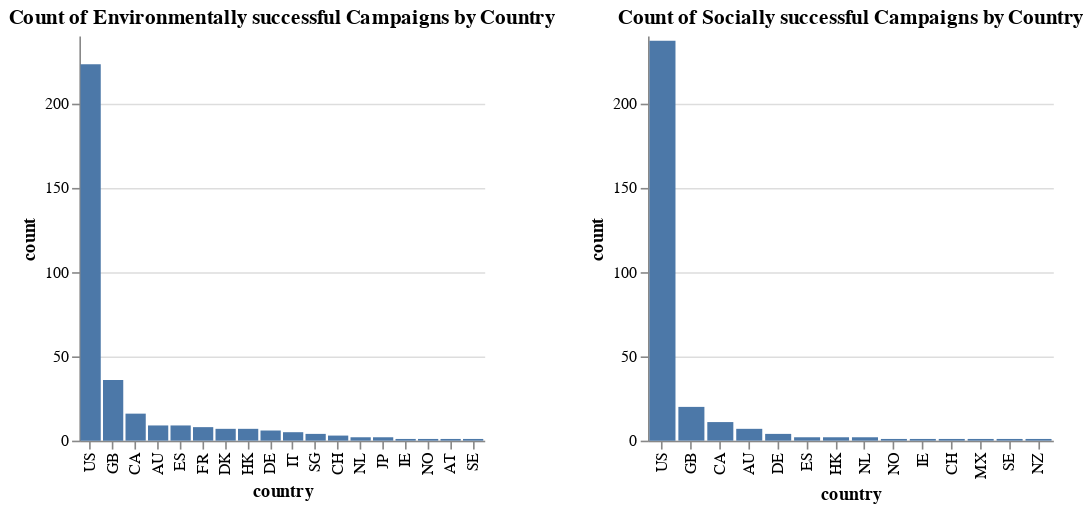

Notebook code cell kept with this figure:
### Code cell
#Environmental relevance
# Step 1: Filter for successful campaigns (assuming 'is_success' indicates success)
df_successful_envt = df_envt[df_envt['is_success'] != 'fail'] 

# Step 2 & 3: Get value counts and reset index to make it a DataFrame
country_counts_envt = df_successful_envt['country'].value_counts().reset_index()
country_counts_envt.columns = ['country', 'count']  # Renaming columns for clarity

chart_envt = alt.Chart(country_counts_envt).mark_bar().encode(
    x=alt.X('country:N', sort='-y'),  # Sort countries based on the count, in descending order
    y=alt.Y('count:Q'),
    tooltip=['country', 'count']
).properties(
    width=250,
    height=250,
    title='Count of Environmentally successful Campaigns by Country'
)

#Social relevance
# Step 1: Filter for successful campaigns (assuming 'is_success' indicates success)
df_successful_social= df_social[df_social['is_success'] != 'fail'] 

# Step 2 & 3: Get value counts and reset index to make it a DataFrame
country_counts_social = df_successful_social['country'].value_counts().reset_index()
country_counts_social.columns = ['country', 'count']  # Renaming columns for clarity

chart_social = alt.Chart(country_counts_social).mark_bar().encode(
    x=alt.X('country:N', sort='-y'),  # Sort countries based on the count, in descending order
    y=alt.Y('count:Q'),
    tooltip=['country', 'count']
).properties(
    width=250,
    height=250,
    title='Count of Socially successful Campaigns by Country'
)


combined_charts = alt.hconcat(chart_envt, chart_social).configure_view(
    strokeWidth=0
)
combined_charts

### Figure 1 — Vega-Lite specification as saved in the notebook (floating-point values rounded to 4 significant figures)
{"config": {"view": {"continuousWidth": 300, "continuousHeight": 300, "strokeWidth": 0}}, "hconcat": [{"data": {"name": "data-5c644657d7f6c6ed3ba7feafc367334b"}, "mark": {"type": "bar"}, "encoding": {"tooltip": [{"field": "country", "type": "nominal"}, {"field": "count", "type": "quantitative"}], "x": {"field": "country", "sort": "-y", "type": "nominal"}, "y": {"field": "count", "type": "quantitative"}}, "height": 250, "title": "Count of Environmentally successful Campaigns by Country", "width": 250}, {"data": {"name": "data-f17a852d5a250825d9e87a7c30d51d49"}, "mark": {"type": "bar"}, "encoding": {"tooltip": [{"field": "country", "type": "nominal"}, {"field": "count", "type": "quantitative"}], "x": {"field": "country", "sort": "-y", "type": "nominal"}, "y": {"field": "count", "type": "quantitative"}}, "height": 250, "title": "Count of Socially successful Campaigns by Country", "width": 250}], "$schema": "https://vega.github.io/schema/vega-lite/v5.17.0.json", "datasets": {"data-5c644657d7f6c6ed3ba7feafc367334b": [{"country": "US", "count": 223}, {"country": "GB", "count": 36}, {"country": "CA", "count": 16}, {"country": "AU", "count": 9}, {"country": "ES", "count": 9}, {"country": "FR", "count": 8}, {"country": "DK", "count": 7}, {"country": "HK", "count": 7}, {"country": "DE", "count": 6}, {"country": "IT", "count": 5}, {"country": "SG", "count": 4}, {"country": "CH", "count": 3}, {"country": "NL", "count": 2}, {"country": "JP", "count": 2}, {"country": "IE", "count": 1}, {"country": "NO", "count": 1}, {"country": "AT", "count": 1}, {"country": "SE", "count": 1}], "data-f17a852d5a250825d9e87a7c30d51d49": [{"country": "US", "count": 237}, {"country": "GB", "count": 20}, {"country": "CA", "count": 11}, {"country": "AU", "count": 7}, {"country": "DE", "count": 4}, {"country": "ES", "count": 2}, {"country": "HK", "count": 2}, {"country": "NL", "count": 2}, {"country": "NO", "count": 1}, {"country": "IE", "count": 1}, {"country": "CH", "count": 1}, {"country": "MX", "count": 1}, {"country": "SE", "count": 1}, {"country": "NZ", "count": 1}]}}
